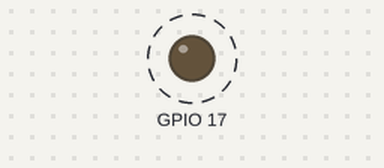
The program below on a simulated Raspberry Pi (BCM pin numbers). Parts: output pins drawn as LEDs (lit = HIGH). Dashed ring = blinking.

Above: at 0.2 s.
Timing chart, 0 to 3.0 s (numbered marks = the images above):
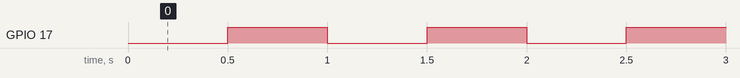

The program:

start.py
```python
import RPi.GPIO as GPIO
import time

GPIO.setmode(GPIO.BCM)
GPIO.setup(17, GPIO.OUT)

try:
    while True:
        time.sleep(0.5)
        GPIO.output(17, GPIO.HIGH)
        time.sleep(0.5)
        GPIO.output(17, GPIO.LOW)
except KeyboardInterrupt:
    print('The program was stopped by keyboard.')
finally:
    GPIO.cleanup()
    print('GPIO cleanup completed.')
```

Measured:
- by itself, GPIO 17: alternates HIGH for 0.50 s and LOW for 0.50 s
